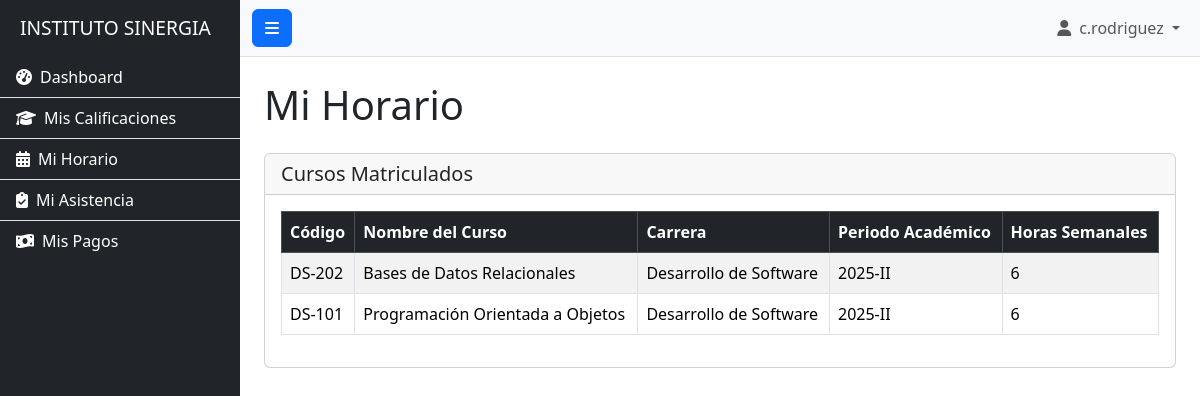
Screenshot of /vistas/estudiante/mi_horario.php (signed in) with the database file from the repository.
### tables this page shows
CREATE TABLE `matriculas` (
  `id` INT NOT NULL AUTO_INCREMENT,
  `id_estudiante` INT NOT NULL,
  `id_curso` INT NOT NULL,
  `periodo_academico` VARCHAR(50) NOT NULL,
  `fecha_matricula` DATETIME NOT NULL DEFAULT CURRENT_TIMESTAMP,
  `estado` ENUM('matriculado','retirado','aprobado','aplazado') NOT NULL DEFAULT 'matriculado',
  PRIMARY KEY (`id`),
  KEY `idx_matriculas_estudiante` (`id_estudiante`),
  KEY `idx_matriculas_curso` (`id_curso`),
  CONSTRAINT `fk_matriculas_estudiante` FOREIGN KEY (`id_estudiante`) REFERENCES `estudiantes` (`id`) ON UPDATE CASCADE ON DELETE CASCADE,
  CONSTRAINT `fk_matriculas_curso` FOREIGN KEY (`id_curso`) REFERENCES `cursos` (`id`) ON UPDATE CASCADE ON DELETE RESTRICT
);

CREATE TABLE `cursos` (
  `id` INT NOT NULL AUTO_INCREMENT,
  `codigo_curso` VARCHAR(50) NOT NULL,
  `nombre_curso` VARCHAR(200) NOT NULL,
  `creditos` TINYINT NOT NULL,
  `horas_semanales` TINYINT NOT NULL,
  `id_carrera` INT NOT NULL,
  `ciclo` VARCHAR(50) NULL,
  `tipo` ENUM('obligatorio','electivo') NOT NULL DEFAULT 'obligatorio',
  `estado` ENUM('activo','inactivo') NOT NULL DEFAULT 'activo',
  `created_at` DATETIME NOT NULL DEFAULT CURRENT_TIMESTAMP,
  PRIMARY KEY (`id`),
  UNIQUE KEY `uq_cursos_codigo` (`codigo_curso`),
  KEY `idx_cursos_id_carrera` (`id_carrera`),
  CONSTRAINT `fk_cursos_carreras` FOREIGN KEY (`id_carrera`) REFERENCES `carreras` (`id`) ON UPDATE CASCADE ON DELETE RESTRICT
);

CREATE TABLE `carreras` (
  `id` INT NOT NULL AUTO_INCREMENT,
  `nombre_carrera` VARCHAR(150) NOT NULL,
  `duracion_periodos` SMALLINT NOT NULL,
  `estado` ENUM('activa','inactiva') NOT NULL DEFAULT 'activa',
  `created_at` DATETIME NOT NULL DEFAULT CURRENT_TIMESTAMP,
  PRIMARY KEY (`id`)
);

### vistas/estudiante/mi_horario.php (the view, shortened to what this page needs)
<?php
require_once 'layout/header.php';
require_once '../../config/conexion.php';
$id_user_estudiante = $_SESSION['user_id'];
$stmt_estudiante_id = $conexion->prepare("SELECT id FROM estudiantes WHERE id_user = ?");
$stmt_estudiante_id->bind_param("i", $id_user_estudiante);
$stmt_estudiante_id->execute();
$resultado_estudiante_id = $stmt_estudiante_id->get_result();
$estudiante_data = $resultado_estudiante_id->fetch_assoc();
$id_estudiante = $estudiante_data['id'] ?? 0;
$horario_cursos = [];
if ($id_estudiante > 0) {
    $query_horario = "SELECT
                        c.nombre_curso,
                        c.codigo_curso,
                        c.horas_semanales,
                        ca.nombre_carrera,
                        m.periodo_academico
                      FROM matriculas m
                      JOIN cursos c ON m.id_curso = c.id
                      JOIN carreras ca ON c.id_carrera = ca.id
                      WHERE m.id_estudiante = ? AND m.estado = 'matriculado'
                      ORDER BY c.nombre_curso ASC";
    $stmt_horario = $conexion->prepare($query_horario);
    $stmt_horario->bind_param("i", $id_estudiante);
    $stmt_horario->execute();
    $resultado_horario = $stmt_horario->get_result();
    while ($curso = $resultado_horario->fetch_assoc()) {
        $horario_cursos[] = $curso;
    }
}
?>
<h1 class="mb-4">Mi Horario</h1>
<div class="card">
    <div class="card-header">
        <h5 class="mb-0">Cursos Matriculados</h5>
    </div>
    <div class="card-body">
        <?php if (empty($horario_cursos)): ?>
            <p class="text-center">No estás matriculado en ningún curso actualmente.</p>
        <?php else: ?>
            <div class="table-responsive">
                <table class="table table-striped table-bordered table-hover">
                    <thead class="table-dark">
                        <tr>
                            <th>Código</th>
                            <th>Nombre del Curso</th>
                            <th>Carrera</th>
                            <th>Periodo Académico</th>
                            <th>Horas Semanales</th>
                        </tr>
                    </thead>
                    <tbody>
                        <?php foreach ($horario_cursos as $curso): ?>
                            <tr>
                                <td><?php echo htmlspecialchars($curso['codigo_curso']); ?></td>
                                <td><?php echo htmlspecialchars($curso['nombre_curso']); ?></td>
                                <td><?php echo htmlspecialchars($curso['nombre_carrera']); ?></td>
                                <td><?php echo htmlspecialchars($curso['periodo_academico']); ?></td>
                                <td><?php echo htmlspecialchars($curso['horas_semanales']); ?></td>
                            </tr>
                        <?php endforeach; ?>
                    </tbody>
                </table>
            </div>
        <?php endif; ?>
    </div>
</div>
<?php
require_once 'layout/footer.php';
?>

### assets/css/estilos.css (style rules this page uses)
body { overflow-x: hidden; }

### rows the page displays
matriculas: id_curso.codigo_curso "DS-202", id_curso.nombre_curso "Bases de Datos Relacionales", carreras.nombre_carrera "Desarrollo de Software", periodo_academico "2025-II", id_curso.horas_semanales "6"
matriculas: id_curso.codigo_curso "DS-101", id_curso.nombre_curso "Programación Orientada a Objetos", carreras.nombre_carrera "Desarrollo de Software", periodo_academico "2025-II", id_curso.horas_semanales "6"

### other values shown
$_SESSION['username'] "c.rodriguez"
